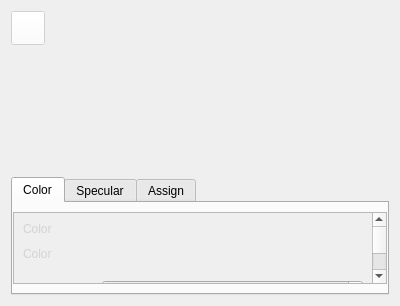
<?xml version="1.0" encoding="UTF-8"?>
<ui version="4.0">
 <class>MaterialAttributes</class>
 <widget class="QWidget" name="MaterialAttributes">
  <property name="geometry">
   <rect>
    <x>0</x>
    <y>0</y>
    <width>400</width>
    <height>304</height>
   </rect>
  </property>
  <property name="windowTitle">
   <string>Form</string>
  </property>
  <property name="styleSheet">
   <string notr="true">.QLabel, .Label, .label {
	color: lightgray;
}
</string>
  </property>
  <layout class="QVBoxLayout" name="verticalLayout_3">
   <item>
    <layout class="QHBoxLayout" name="horizontalLayout">
     <item>
      <widget class="MediaControl" name="pushButton">
       <property name="enabled">
        <bool>false</bool>
       </property>
       <property name="sizePolicy">
        <sizepolicy hsizetype="Fixed" vsizetype="Fixed">
         <horstretch>0</horstretch>
         <verstretch>0</verstretch>
        </sizepolicy>
       </property>
       <property name="minimumSize">
        <size>
         <width>34</width>
         <height>34</height>
        </size>
       </property>
       <property name="maximumSize">
        <size>
         <width>34</width>
         <height>34</height>
        </size>
       </property>
       <property name="focusPolicy">
        <enum>Qt::NoFocus</enum>
       </property>
       <property name="styleSheet">
        <string notr="true">background: white;</string>
       </property>
       <property name="icon">
        <iconset resource="icons.qrc">
         <normaloff>:/dialogs/material</normaloff>:/dialogs/material</iconset>
       </property>
      </widget>
     </item>
     <item>
      <widget class="QLabel" name="label_14">
       <property name="sizePolicy">
        <sizepolicy hsizetype="Ignored" vsizetype="Preferred">
         <horstretch>0</horstretch>
         <verstretch>0</verstretch>
        </sizepolicy>
       </property>
      </widget>
     </item>
    </layout>
   </item>
   <item>
    <widget class="QWidget" name="widget_3" native="true">
     <property name="minimumSize">
      <size>
       <width>120</width>
       <height>120</height>
      </size>
     </property>
     <property name="maximumSize">
      <size>
       <width>120</width>
       <height>120</height>
      </size>
     </property>
    </widget>
   </item>
   <item>
    <widget class="QTabWidget" name="tabWidget">
     <property name="focusPolicy">
      <enum>Qt::NoFocus</enum>
     </property>
     <widget class="QWidget" name="tab_2">
      <attribute name="title">
       <string>Color</string>
      </attribute>
      <layout class="QGridLayout" name="gridLayout_3">
       <property name="leftMargin">
        <number>0</number>
       </property>
       <property name="rightMargin">
        <number>0</number>
       </property>
       <item row="0" column="0">
        <widget class="QScrollArea" name="scrollArea_2">
         <property name="focusPolicy">
          <enum>Qt::NoFocus</enum>
         </property>
         <property name="widgetResizable">
          <bool>true</bool>
         </property>
         <widget class="QWidget" name="scrollAreaWidgetContents_2">
          <property name="geometry">
           <rect>
            <x>0</x>
            <y>0</y>
            <width>362</width>
            <height>134</height>
           </rect>
          </property>
          <layout class="QVBoxLayout" name="verticalLayout">
           <item>
            <widget class="QLabel" name="label_13">
             <property name="text">
              <string>Color</string>
             </property>
             <property name="class" stdset="0">
              <string>section</string>
             </property>
            </widget>
           </item>
           <item>
            <layout class="QFormLayout" name="formLayout_4">
             <item row="0" column="0">
              <widget class="Label" name="label_15">
               <property name="text">
                <string>Color</string>
               </property>
              </widget>
             </item>
             <item row="0" column="1">
              <widget class="Picker" name="widget" native="true">
               <property name="sizePolicy">
                <sizepolicy hsizetype="Minimum" vsizetype="Fixed">
                 <horstretch>0</horstretch>
                 <verstretch>0</verstretch>
                </sizepolicy>
               </property>
               <property name="minimumSize">
                <size>
                 <width>0</width>
                 <height>32</height>
                </size>
               </property>
               <property name="focusPolicy">
                <enum>Qt::StrongFocus</enum>
               </property>
              </widget>
             </item>
             <item row="1" column="0">
              <widget class="Label" name="label_16">
               <property name="text">
                <string>Transparency</string>
               </property>
              </widget>
             </item>
             <item row="1" column="1">
              <widget class="DoubleSpinBox" name="doubleSpinBox_2">
               <property name="accelerated">
                <bool>true</bool>
               </property>
               <property name="suffix">
                <string>%</string>
               </property>
               <property name="maximum">
                <double>100.000000000000000</double>
               </property>
               <property name="singleStep">
                <double>0.010000000000000</double>
               </property>
              </widget>
             </item>
             <item row="2" column="0">
              <widget class="QLabel" name="label">
               <property name="text">
                <string>Finish</string>
               </property>
              </widget>
             </item>
             <item row="2" column="1">
              <widget class="ComboBox" name="comboBox">
               <item>
                <property name="text">
                 <string>Custom</string>
                </property>
               </item>
               <item>
                <property name="text">
                 <string>Metal</string>
                </property>
               </item>
               <item>
                <property name="text">
                 <string>Glass</string>
                </property>
               </item>
              </widget>
             </item>
            </layout>
           </item>
           <item>
            <spacer name="verticalSpacer_2">
             <property name="orientation">
              <enum>Qt::Vertical</enum>
             </property>
             <property name="sizeHint" stdset="0">
              <size>
               <width>20</width>
               <height>40</height>
              </size>
             </property>
            </spacer>
           </item>
          </layout>
         </widget>
        </widget>
       </item>
      </layout>
     </widget>
     <widget class="QWidget" name="tab_3">
      <attribute name="title">
       <string>Specular</string>
      </attribute>
      <layout class="QGridLayout" name="gridLayout">
       <property name="leftMargin">
        <number>0</number>
       </property>
       <property name="rightMargin">
        <number>0</number>
       </property>
       <item row="0" column="0">
        <widget class="QScrollArea" name="scrollArea_3">
         <property name="focusPolicy">
          <enum>Qt::NoFocus</enum>
         </property>
         <property name="widgetResizable">
          <bool>true</bool>
         </property>
         <widget class="QWidget" name="scrollAreaWidgetContents_3">
          <property name="geometry">
           <rect>
            <x>0</x>
            <y>0</y>
            <width>362</width>
            <height>106</height>
           </rect>
          </property>
          <layout class="QVBoxLayout" name="verticalLayout_4">
           <item>
            <widget class="QLabel" name="label_17">
             <property name="text">
              <string>Specular</string>
             </property>
             <property name="class" stdset="0">
              <string>section</string>
             </property>
            </widget>
           </item>
           <item>
            <layout class="QFormLayout" name="formLayout_5">
             <item row="0" column="0">
              <widget class="Label" name="label_18">
               <property name="text">
                <string>Shininess exponent</string>
               </property>
              </widget>
             </item>
             <item row="1" column="0">
              <widget class="Label" name="label_19">
               <property name="text">
                <string>Specular color</string>
               </property>
              </widget>
             </item>
             <item row="0" column="1">
              <widget class="DoubleSpinBox" name="doubleSpinBox_3">
               <property name="accelerated">
                <bool>true</bool>
               </property>
               <property name="minimum">
                <double>1.000000000000000</double>
               </property>
               <property name="maximum">
                <double>100.000000000000000</double>
               </property>
              </widget>
             </item>
             <item row="1" column="1">
              <widget class="Picker" name="widget_2" native="true">
               <property name="sizePolicy">
                <sizepolicy hsizetype="Minimum" vsizetype="Fixed">
                 <horstretch>0</horstretch>
                 <verstretch>0</verstretch>
                </sizepolicy>
               </property>
               <property name="minimumSize">
                <size>
                 <width>0</width>
                 <height>32</height>
                </size>
               </property>
               <property name="focusPolicy">
                <enum>Qt::StrongFocus</enum>
               </property>
              </widget>
             </item>
            </layout>
           </item>
           <item>
            <spacer name="verticalSpacer_5">
             <property name="orientation">
              <enum>Qt::Vertical</enum>
             </property>
             <property name="sizeHint" stdset="0">
              <size>
               <width>20</width>
               <height>40</height>
              </size>
             </property>
            </spacer>
           </item>
          </layout>
         </widget>
        </widget>
       </item>
      </layout>
     </widget>
     <widget class="QWidget" name="tab">
      <attribute name="title">
       <string>Assign</string>
      </attribute>
     </widget>
    </widget>
   </item>
  </layout>
 </widget>
 <customwidgets>
  <customwidget>
   <class>MediaControl</class>
   <extends>QPushButton</extends>
   <header>mediacontrol.h</header>
  </customwidget>
  <customwidget>
   <class>DoubleSpinBox</class>
   <extends>QDoubleSpinBox</extends>
   <header>doublespinbox.h</header>
  </customwidget>
  <customwidget>
   <class>Label</class>
   <extends>QLabel</extends>
   <header>label.h</header>
  </customwidget>
  <customwidget>
   <class>Picker</class>
   <extends>QWidget</extends>
   <header>picker.h</header>
   <container>1</container>
  </customwidget>
  <customwidget>
   <class>ComboBox</class>
   <extends>QComboBox</extends>
   <header>combobox.h</header>
  </customwidget>
 </customwidgets>
 <tabstops>
  <tabstop>widget</tabstop>
  <tabstop>doubleSpinBox_2</tabstop>
  <tabstop>doubleSpinBox_3</tabstop>
  <tabstop>widget_2</tabstop>
 </tabstops>
 <resources>
  <include location="icons.qrc"/>
 </resources>
 <connections/>
</ui>
